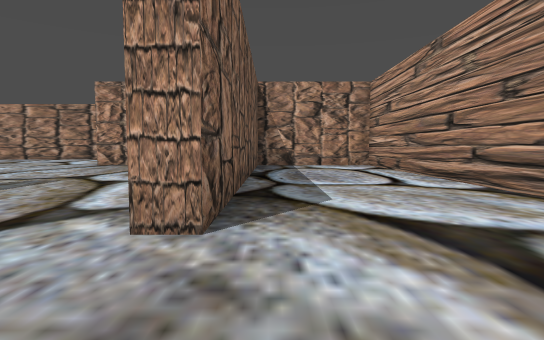
view 1 (above)

24 first-person views from a walk through a level from a Godot 3-D game. The camera is 1.2 m above the floor, tilts 4° down and sees 80° across. The floor is counted in squares, 2 m on a side. Each view is taken from the middle of a square. On the plan, view 1 faces up. The plan holds only what a view shows up to about 10 squares ahead; the rest is blank. The place goes on beyond the plan. Characters and animated objects are left out. Some surface patterns are stand-ins.

view 2
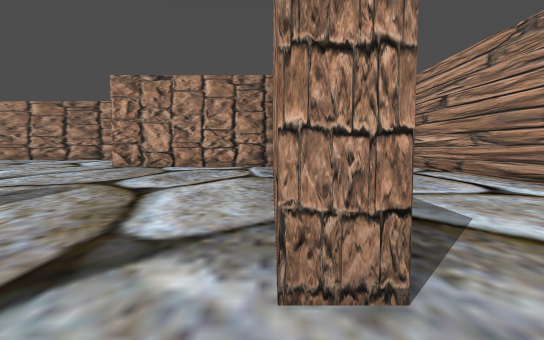

view 3
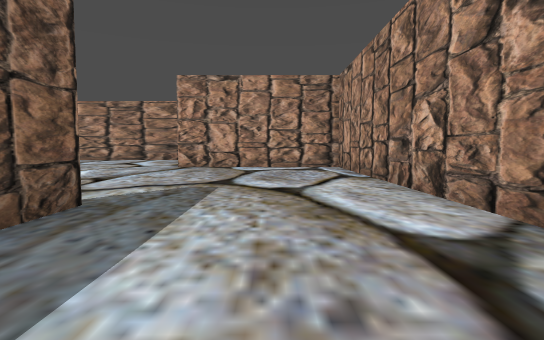

view 4
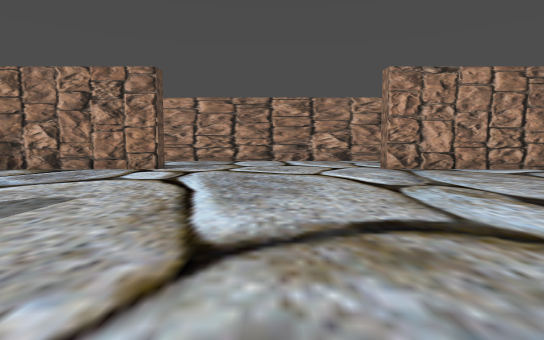

view 5
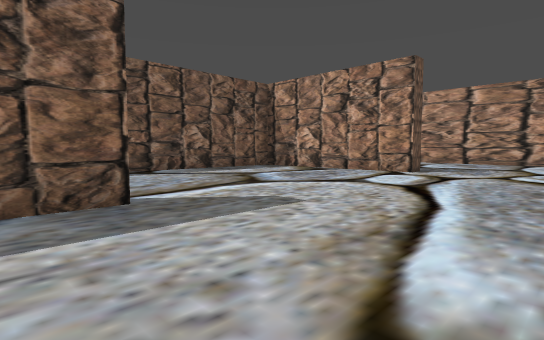

view 6
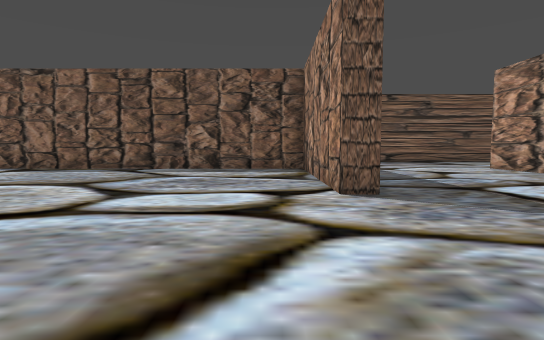

view 7
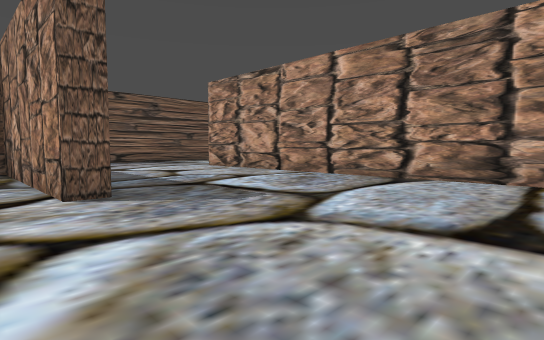

view 8
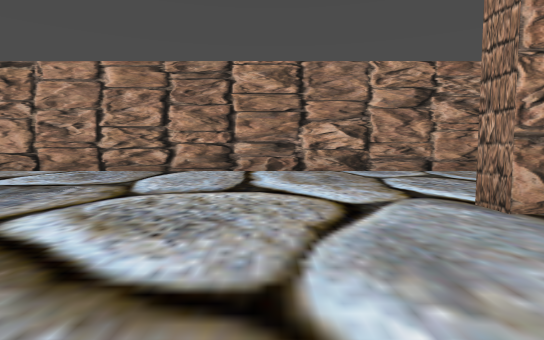

view 9
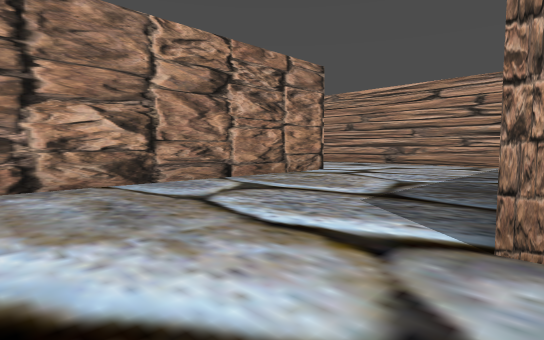

view 10
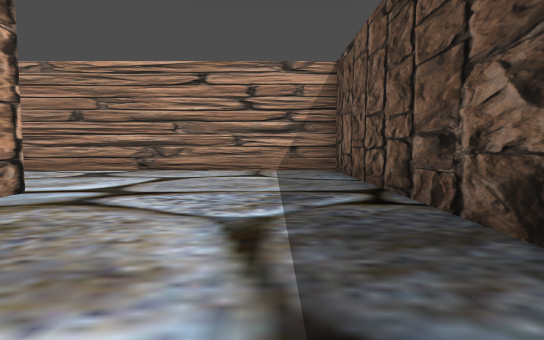

view 11
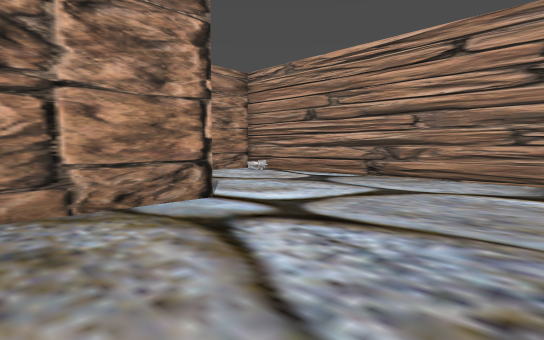

view 12
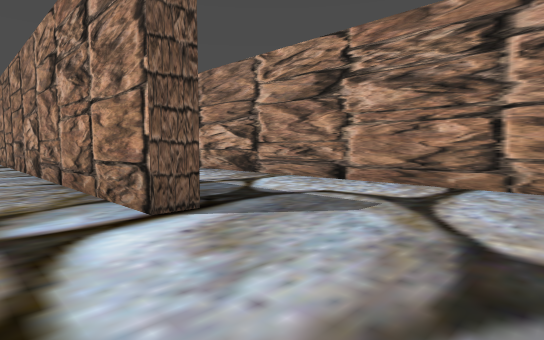

view 13
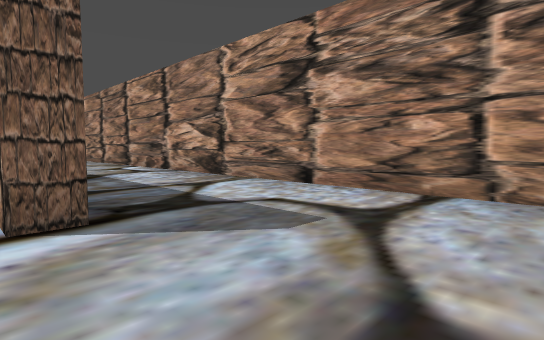

view 14
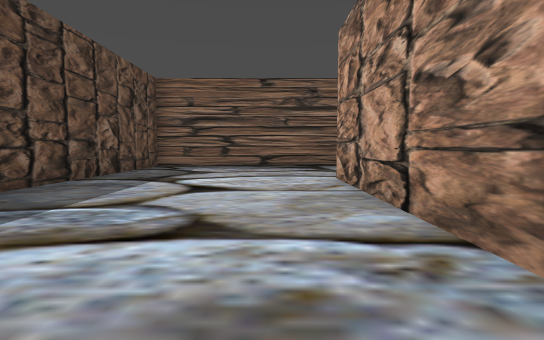

view 15
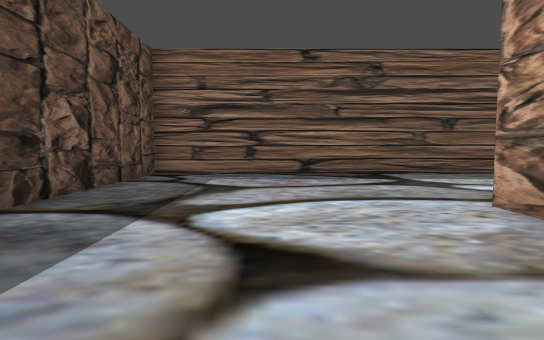

view 16
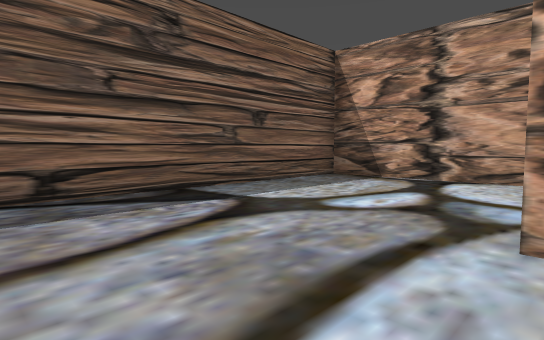

view 17
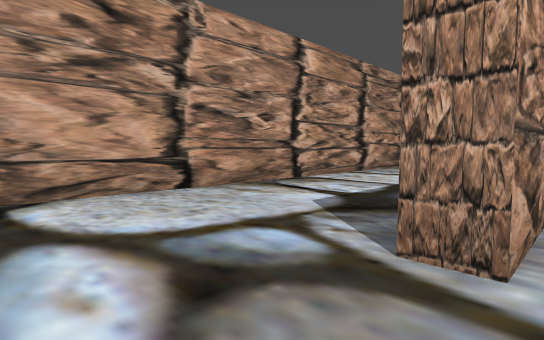

view 18
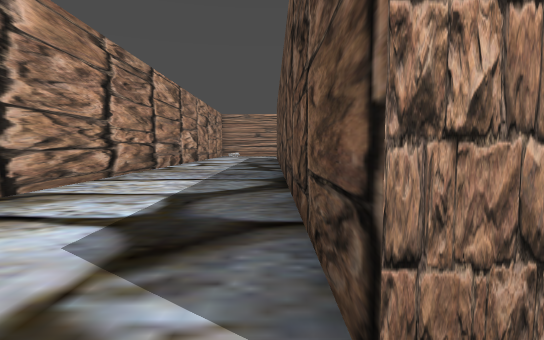

view 19
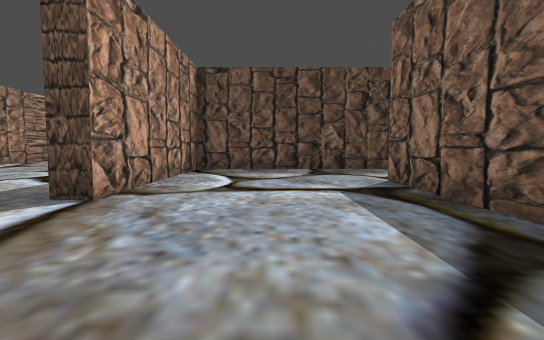

view 20
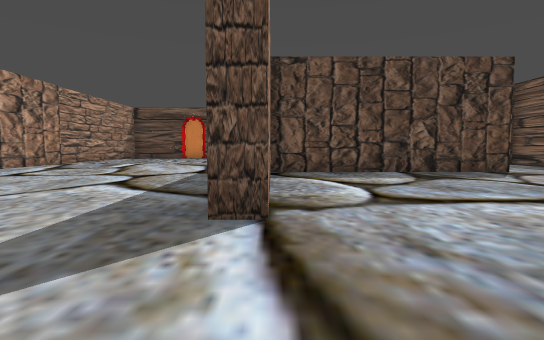

view 21
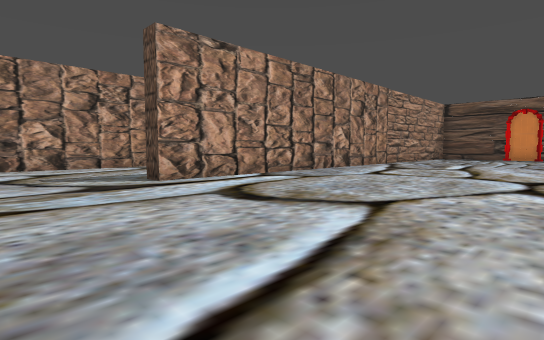

view 22
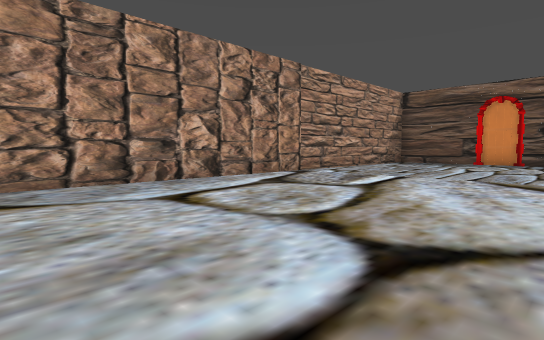

view 23
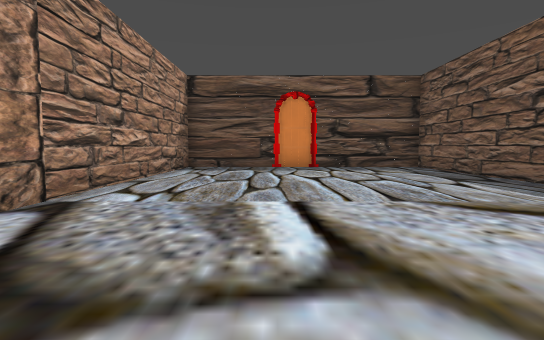

view 24
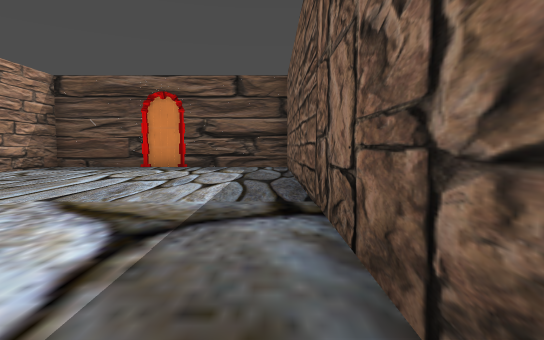

### Floor plan
Points are (right, up) in squares from view 1. A wall is a line through its corners. A room is listed if a view was taken in it or the views show most of it. See-through windows are left out.
Room 1 (views 1, 2, 3, 4, 5, 6, 7, 8, 9, 10, 11, 12, 13, 14, 15, 16, 17, 18, 19, 20, 21, 22, 23, 24)
walls: (-12.1, 11.5) (-12.1, 10.9) (-17.1, 10.9) (-17.1, 2.1); (-3.1, 11.4) (3.3, 11.4) (3.3, 20.3) (-21.2, 20.3) (-21.2, 11.4) (-15.2, 11.4); (-0.5, 9.9) (-0.5, 2.2) (-1, 2.2) (-1, 10.9) (-5.9, 10.9) (-5.9, 11.4); (-12.5, -1.5) (-12.5, -10.9) (-5.5, -10.9) (-5.5, 4.3) (-5, 4.3) (-5, 3.3); (-18.9, -0.9) (-13, -0.9) (-13, 4.3) (-12.5, 4.3) (-12.5, 3.3); (3.3, 3.8) (3.3, 10.8); (-0.8, 16.9) (-0.8, 16.3) (-17.3, 16.3) (-17.3, 16.7) (-8, 16.7)

Positions as (right, up) in squares from view 1, and headings:
1: (0, 0), facing up
2: (-1, 1), facing up
3: (-3, 1), facing up
4: (-9, 2), facing up
5: (-9, 3), facing up-left
6: (-8, 10), facing left
7: (-8, 10), facing up-left
8: (-8, 8), facing up
9: (-8, 11), facing up-right
10: (-5, 13), facing right
11: (-3, 13), facing up-right
12: (2, 15), facing up-left
13: (2, 16), facing up-left
14: (-11, 15), facing left
15: (-14, 14), facing left
16: (-17, 14), facing up-left
17: (-19, 16), facing up-right
18: (-18, 17), facing right
19: (-15, 8), facing down
20: (-13, 7), facing down
21: (-11, 7), facing down-right
22: (-11, 2), facing down-right
23: (-8, -1), facing down
24: (-12, -1), facing down
